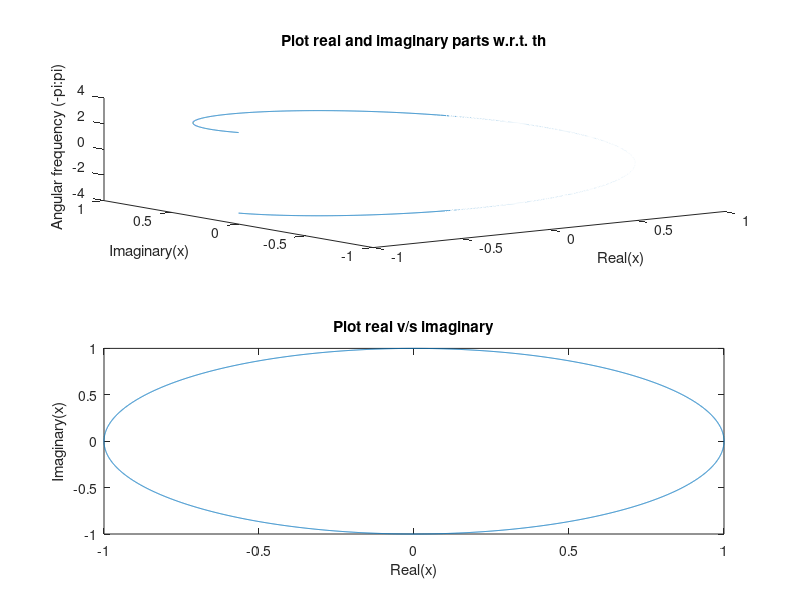

Write the MATLAB code that produced this figure.
clear all;
close all;
clc;

%Represent complex numbers into complex exponentials

th=-pi:0.001:pi;
x=exp(j.*th);
a=real(x);
b=imag(x);

subplot(2,1,1);
plot3(a,b,th);
xlabel('Real(x)');
ylabel('Imaginary(x)');
zlabel('Angular frequency (-pi:pi)');
title('Plot real and imaginary parts w.r.t. th');

subplot(2,1,2);
plot(a,b);
xlabel('Real(x)');
ylabel('Imaginary(x)');
title('Plot real v/s imaginary');
